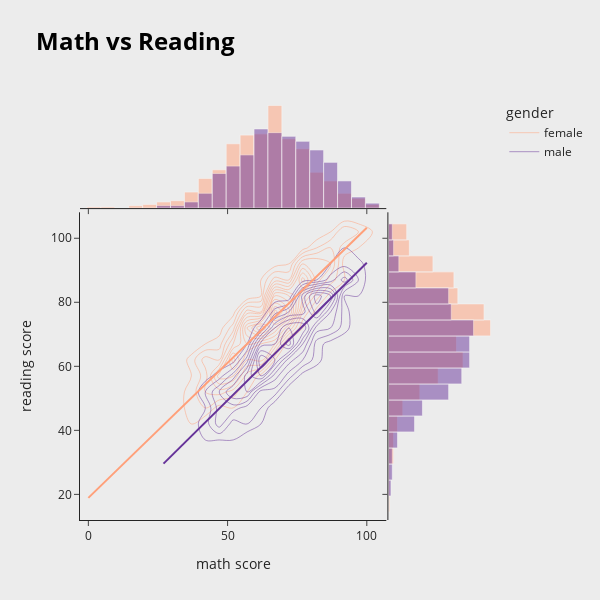
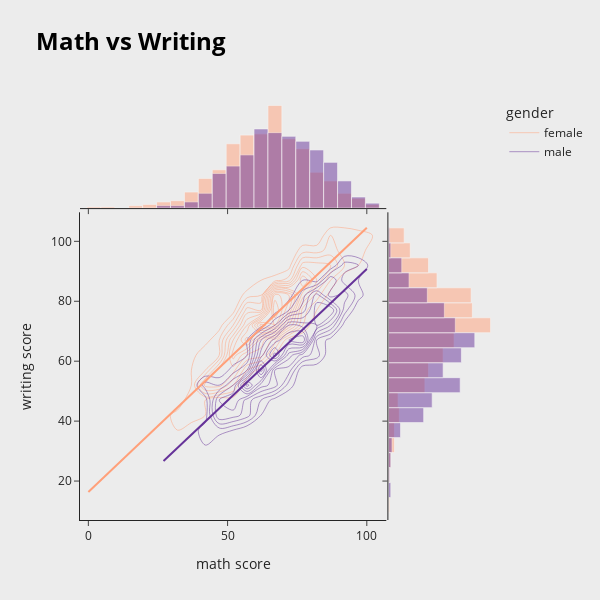
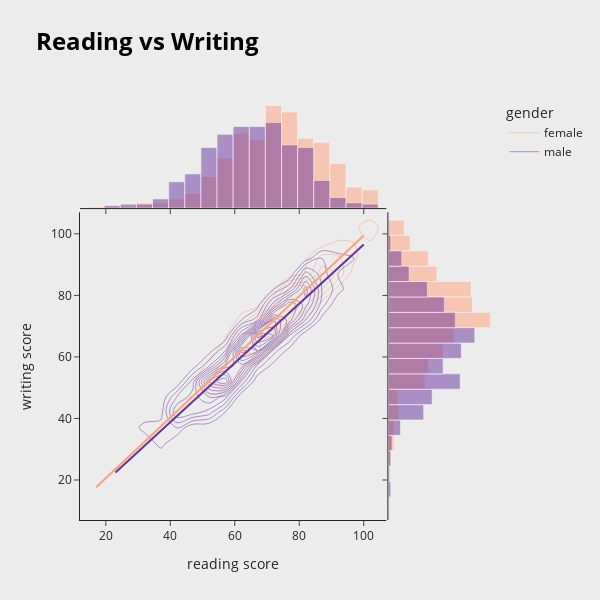

Source (notebook cell) for these figures, in order:
### Markdown cell above
#### Let's see Are test score correlated/related with one another?

### Code cell
templates  = ["plotly", "plotly_white", "plotly_dark", "ggplot2", "seaborn", "simple_white", "none"]

fig = px.density_contour(df, x="math score", y="reading score", color="gender",trendline="ols",
                 marginal_x="histogram", marginal_y="histogram",
                 #hover_data=['race/ethnicity'],
                         width=600,height=600,
                 title= '<b> Math vs Reading <b>',
                 template="simple_white",
                        color_discrete_map={ 
                    "male": "RebeccaPurple", "female": "lightsalmon"
                },
                        )
fig.layout.update(titlefont={'color': 'black', 'size': 24},
                  paper_bgcolor='#ececec',
                  plot_bgcolor='#ececec',
                 )
fig.show()

#######


fig =px.density_contour(df, x="math score", y="writing score", color="gender",trendline="ols",
                 marginal_x="histogram", marginal_y="histogram",
                 #hover_data=['race/ethnicity'],
                        width=600,height=600,
                 title= '<b> Math vs Writing <b>',
                 template="simple_white",
                       color_discrete_map={ 
                    "male": "RebeccaPurple", "female": "lightsalmon"
                },
                       )
fig.layout.update(titlefont={'color': 'black', 'size': 24},
                  paper_bgcolor='#ececec',
                  plot_bgcolor='#ececec',
                 )
fig.show()

######

fig = px.density_contour(df, x="reading score", y="writing score", color="gender", trendline="ols",
                         marginal_x="histogram", marginal_y="histogram",
                         #hover_data=['race/ethnicity'],
                         width=600, height=600,
                         title='<b> Reading vs Writing <b>',
                         template="simple_white",
                               color_discrete_map={
                                   "male": "RebeccaPurple", "female": "lightsalmon"
                               },
                         )
fig.layout.update(titlefont={'color': 'black', 'size': 24},
                  paper_bgcolor='#ececec',
                  plot_bgcolor='#ececec',
                  )
fig.show()

### Figure 1 — Plotly figure (JSON) as saved in the notebook; plotly's stock layout.template omitted (floating-point values rounded to 4 significant figures; data arrays with more than 128 entries replaced by an {"elided": "..."} marker saying what was removed)
{"data": [{"contours": {"coloring": "none"}, "hovertemplate": "gender=female<br>math score=%{x}<br>reading score=%{y}<br>count=%{z}<extra></extra>", "legendgroup": "female", "line": {"color": "lightsalmon"}, "name": "female", "showlegend": true, "type": "histogram2dcontour", "x": {"elided": "518 int values"}, "xaxis": "x", "xbingroup": "x", "y": {"elided": "518 int values"}, "yaxis": "y", "ybingroup": "y"}, {"alignmentgroup": "True", "bingroup": "x", "hovertemplate": "gender=female<br>math score=%{x}<br>count=%{y}<extra></extra>", "legendgroup": "female", "marker": {"color": "lightsalmon"}, "name": "female", "offsetgroup": "female", "opacity": 0.5, "showlegend": false, "type": "histogram", "x": {"elided": "518 int values"}, "xaxis": "x3", "yaxis": "y3"}, {"alignmentgroup": "True", "bingroup": "y", "hovertemplate": "gender=female<br>reading score=%{y}<br>count=%{x}<extra></extra>", "legendgroup": "female", "marker": {"color": "lightsalmon"}, "name": "female", "offsetgroup": "female", "opacity": 0.5, "showlegend": false, "type": "histogram", "xaxis": "x2", "y": {"elided": "518 int values"}, "yaxis": "y2"}, {"hovertemplate": "<b>OLS trendline</b><br>reading score = 0.843915 * math score + 18.9071<br>R<sup>2</sup>=0.826743<br><br>gender=female<br>math score=%{x}<br>reading score=%{y} <b>(trend)</b><extra></extra>", "legendgroup": "female", "line": {"color": "lightsalmon"}, "mode": "lines", "name": "female", "showlegend": false, "type": "scatter", "x": {"elided": "518 int values"}, "xaxis": "x", "y": {"elided": "518 float values"}, "yaxis": "y"}, {"contours": {"coloring": "none"}, "hovertemplate": "gender=male<br>math score=%{x}<br>reading score=%{y}<br>count=%{z}<extra></extra>", "legendgroup": "male", "line": {"color": "RebeccaPurple"}, "name": "male", "showlegend": true, "type": "histogram2dcontour", "x": {"elided": "482 int values"}, "xaxis": "x", "xbingroup": "x", "y": {"elided": "482 int values"}, "yaxis": "y", "ybingroup": "y"}, {"alignmentgroup": "True", "bingroup": "x", "hovertemplate": "gender=male<br>math score=%{x}<br>count=%{y}<extra></extra>", "legendgroup": "male", "marker": {"color": "RebeccaPurple"}, "name": "male", "offsetgroup": "male", "opacity": 0.5, "showlegend": false, "type": "histogram", "x": {"elided": "482 int values"}, "xaxis": "x3", "yaxis": "y3"}, {"alignmentgroup": "True", "bingroup": "y", "hovertemplate": "gender=male<br>reading score=%{y}<br>count=%{x}<extra></extra>", "legendgroup": "male", "marker": {"color": "RebeccaPurple"}, "name": "male", "offsetgroup": "male", "opacity": 0.5, "showlegend": false, "type": "histogram", "xaxis": "x2", "y": {"elided": "482 int values"}, "yaxis": "y2"}, {"hovertemplate": "<b>OLS trendline</b><br>reading score = 0.859309 * math score + 6.41423<br>R<sup>2</sup>=0.784091<br><br>gender=male<br>math score=%{x}<br>reading score=%{y} <b>(trend)</b><extra></extra>", "legendgroup": "male", "line": {"color": "RebeccaPurple"}, "mode": "lines", "name": "male", "showlegend": false, "type": "scatter", "x": {"elided": "482 int values"}, "xaxis": "x", "y": {"elided": "482 float values"}, "yaxis": "y"}], "layout": {"barmode": "overlay", "height": 600, "legend": {"title": {"text": "gender"}, "tracegroupgap": 0}, "paper_bgcolor": "#ececec", "plot_bgcolor": "#ececec", "title": {"font": {"color": "black", "size": 24}, "text": "<b> Math vs Reading <b>"}, "width": 600, "xaxis": {"anchor": "y", "domain": [0, 0.7363], "title": {"text": "math score"}}, "xaxis2": {"anchor": "y2", "domain": [0.7413, 1], "matches": "x2", "showline": false, "showticklabels": false, "ticks": ""}, "xaxis3": {"anchor": "y3", "domain": [0, 0.7363], "matches": "x", "showticklabels": false}, "xaxis4": {"anchor": "y4", "domain": [0.7413, 1], "matches": "x2", "showline": false, "showticklabels": false, "ticks": ""}, "yaxis": {"anchor": "x", "domain": [0, 0.7326], "title": {"text": "reading score"}}, "yaxis2": {"anchor": "x2", "domain": [0, 0.7326], "matches": "y", "showticklabels": false}, "yaxis3": {"anchor": "x3", "domain": [0.7426, 1], "matches": "y3", "showline": false, "showticklabels": false, "ticks": ""}, "yaxis4": {"anchor": "x4", "domain": [0.7426, 1], "matches": "y3", "showline": false, "showticklabels": false, "ticks": ""}}}

### Figure 2 — Plotly figure (JSON) as saved in the notebook; plotly's stock layout.template omitted (floating-point values rounded to 4 significant figures; data arrays with more than 128 entries replaced by an {"elided": "..."} marker saying what was removed)
{"data": [{"contours": {"coloring": "none"}, "hovertemplate": "gender=female<br>math score=%{x}<br>writing score=%{y}<br>count=%{z}<extra></extra>", "legendgroup": "female", "line": {"color": "lightsalmon"}, "name": "female", "showlegend": true, "type": "histogram2dcontour", "x": {"elided": "518 int values"}, "xaxis": "x", "xbingroup": "x", "y": {"elided": "518 int values"}, "yaxis": "y", "ybingroup": "y"}, {"alignmentgroup": "True", "bingroup": "x", "hovertemplate": "gender=female<br>math score=%{x}<br>count=%{y}<extra></extra>", "legendgroup": "female", "marker": {"color": "lightsalmon"}, "name": "female", "offsetgroup": "female", "opacity": 0.5, "showlegend": false, "type": "histogram", "x": {"elided": "518 int values"}, "xaxis": "x3", "yaxis": "y3"}, {"alignmentgroup": "True", "bingroup": "y", "hovertemplate": "gender=female<br>writing score=%{y}<br>count=%{x}<extra></extra>", "legendgroup": "female", "marker": {"color": "lightsalmon"}, "name": "female", "offsetgroup": "female", "opacity": 0.5, "showlegend": false, "type": "histogram", "xaxis": "x2", "y": {"elided": "518 int values"}, "yaxis": "y2"}, {"hovertemplate": "<b>OLS trendline</b><br>writing score = 0.882298 * math score + 16.3237<br>R<sup>2</sup>=0.847742<br><br>gender=female<br>math score=%{x}<br>writing score=%{y} <b>(trend)</b><extra></extra>", "legendgroup": "female", "line": {"color": "lightsalmon"}, "mode": "lines", "name": "female", "showlegend": false, "type": "scatter", "x": {"elided": "518 int values"}, "xaxis": "x", "y": {"elided": "518 float values"}, "yaxis": "y"}, {"contours": {"coloring": "none"}, "hovertemplate": "gender=male<br>math score=%{x}<br>writing score=%{y}<br>count=%{z}<extra></extra>", "legendgroup": "male", "line": {"color": "RebeccaPurple"}, "name": "male", "showlegend": true, "type": "histogram2dcontour", "x": {"elided": "482 int values"}, "xaxis": "x", "xbingroup": "x", "y": {"elided": "482 int values"}, "yaxis": "y", "ybingroup": "y"}, {"alignmentgroup": "True", "bingroup": "x", "hovertemplate": "gender=male<br>math score=%{x}<br>count=%{y}<extra></extra>", "legendgroup": "male", "marker": {"color": "RebeccaPurple"}, "name": "male", "offsetgroup": "male", "opacity": 0.5, "showlegend": false, "type": "histogram", "x": {"elided": "482 int values"}, "xaxis": "x3", "yaxis": "y3"}, {"alignmentgroup": "True", "bingroup": "y", "hovertemplate": "gender=male<br>writing score=%{y}<br>count=%{x}<extra></extra>", "legendgroup": "male", "marker": {"color": "RebeccaPurple"}, "name": "male", "offsetgroup": "male", "opacity": 0.5, "showlegend": false, "type": "histogram", "xaxis": "x2", "y": {"elided": "482 int values"}, "yaxis": "y2"}, {"hovertemplate": "<b>OLS trendline</b><br>writing score = 0.876909 * math score + 3.04278<br>R<sup>2</sup>=0.795616<br><br>gender=male<br>math score=%{x}<br>writing score=%{y} <b>(trend)</b><extra></extra>", "legendgroup": "male", "line": {"color": "RebeccaPurple"}, "mode": "lines", "name": "male", "showlegend": false, "type": "scatter", "x": {"elided": "482 int values"}, "xaxis": "x", "y": {"elided": "482 float values"}, "yaxis": "y"}], "layout": {"barmode": "overlay", "height": 600, "legend": {"title": {"text": "gender"}, "tracegroupgap": 0}, "paper_bgcolor": "#ececec", "plot_bgcolor": "#ececec", "title": {"font": {"color": "black", "size": 24}, "text": "<b> Math vs Writing <b>"}, "width": 600, "xaxis": {"anchor": "y", "domain": [0, 0.7363], "title": {"text": "math score"}}, "xaxis2": {"anchor": "y2", "domain": [0.7413, 1], "matches": "x2", "showline": false, "showticklabels": false, "ticks": ""}, "xaxis3": {"anchor": "y3", "domain": [0, 0.7363], "matches": "x", "showticklabels": false}, "xaxis4": {"anchor": "y4", "domain": [0.7413, 1], "matches": "x2", "showline": false, "showticklabels": false, "ticks": ""}, "yaxis": {"anchor": "x", "domain": [0, 0.7326], "title": {"text": "writing score"}}, "yaxis2": {"anchor": "x2", "domain": [0, 0.7326], "matches": "y", "showticklabels": false}, "yaxis3": {"anchor": "x3", "domain": [0.7426, 1], "matches": "y3", "showline": false, "showticklabels": false, "ticks": ""}, "yaxis4": {"anchor": "x4", "domain": [0.7426, 1], "matches": "y3", "showline": false, "showticklabels": false, "ticks": ""}}}

### Figure 3 — Plotly figure (JSON) as saved in the notebook; plotly's stock layout.template omitted (floating-point values rounded to 4 significant figures; data arrays with more than 128 entries replaced by an {"elided": "..."} marker saying what was removed)
{"data": [{"contours": {"coloring": "none"}, "hovertemplate": "gender=female<br>reading score=%{x}<br>writing score=%{y}<br>count=%{z}<extra></extra>", "legendgroup": "female", "line": {"color": "lightsalmon"}, "name": "female", "showlegend": true, "type": "histogram2dcontour", "x": {"elided": "518 int values"}, "xaxis": "x", "xbingroup": "x", "y": {"elided": "518 int values"}, "yaxis": "y", "ybingroup": "y"}, {"alignmentgroup": "True", "bingroup": "x", "hovertemplate": "gender=female<br>reading score=%{x}<br>count=%{y}<extra></extra>", "legendgroup": "female", "marker": {"color": "lightsalmon"}, "name": "female", "offsetgroup": "female", "opacity": 0.5, "showlegend": false, "type": "histogram", "x": {"elided": "518 int values"}, "xaxis": "x3", "yaxis": "y3"}, {"alignmentgroup": "True", "bingroup": "y", "hovertemplate": "gender=female<br>writing score=%{y}<br>count=%{x}<extra></extra>", "legendgroup": "female", "marker": {"color": "lightsalmon"}, "name": "female", "offsetgroup": "female", "opacity": 0.5, "showlegend": false, "type": "histogram", "xaxis": "x2", "y": {"elided": "518 int values"}, "yaxis": "y2"}, {"hovertemplate": "<b>OLS trendline</b><br>writing score = 0.985707 * reading score + 0.896828<br>R<sup>2</sup>=0.911500<br><br>gender=female<br>reading score=%{x}<br>writing score=%{y} <b>(trend)</b><extra></extra>", "legendgroup": "female", "line": {"color": "lightsalmon"}, "mode": "lines", "name": "female", "showlegend": false, "type": "scatter", "x": {"elided": "518 int values"}, "xaxis": "x", "y": {"elided": "518 float values"}, "yaxis": "y"}, {"contours": {"coloring": "none"}, "hovertemplate": "gender=male<br>reading score=%{x}<br>writing score=%{y}<br>count=%{z}<extra></extra>", "legendgroup": "male", "line": {"color": "RebeccaPurple"}, "name": "male", "showlegend": true, "type": "histogram2dcontour", "x": {"elided": "482 int values"}, "xaxis": "x", "xbingroup": "x", "y": {"elided": "482 int values"}, "yaxis": "y", "ybingroup": "y"}, {"alignmentgroup": "True", "bingroup": "x", "hovertemplate": "gender=male<br>reading score=%{x}<br>count=%{y}<extra></extra>", "legendgroup": "male", "marker": {"color": "RebeccaPurple"}, "name": "male", "offsetgroup": "male", "opacity": 0.5, "showlegend": false, "type": "histogram", "x": {"elided": "482 int values"}, "xaxis": "x3", "yaxis": "y3"}, {"alignmentgroup": "True", "bingroup": "y", "hovertemplate": "gender=male<br>writing score=%{y}<br>count=%{x}<extra></extra>", "legendgroup": "male", "marker": {"color": "RebeccaPurple"}, "name": "male", "offsetgroup": "male", "opacity": 0.5, "showlegend": false, "type": "histogram", "xaxis": "x2", "y": {"elided": "482 int values"}, "yaxis": "y2"}, {"hovertemplate": "<b>OLS trendline</b><br>writing score = 0.963045 * reading score + 0.257716<br>R<sup>2</sup>=0.903691<br><br>gender=male<br>reading score=%{x}<br>writing score=%{y} <b>(trend)</b><extra></extra>", "legendgroup": "male", "line": {"color": "RebeccaPurple"}, "mode": "lines", "name": "male", "showlegend": false, "type": "scatter", "x": {"elided": "482 int values"}, "xaxis": "x", "y": {"elided": "482 float values"}, "yaxis": "y"}], "layout": {"barmode": "overlay", "height": 600, "legend": {"title": {"text": "gender"}, "tracegroupgap": 0}, "paper_bgcolor": "#ececec", "plot_bgcolor": "#ececec", "title": {"font": {"color": "black", "size": 24}, "text": "<b> Reading vs Writing <b>"}, "width": 600, "xaxis": {"anchor": "y", "domain": [0, 0.7363], "title": {"text": "reading score"}}, "xaxis2": {"anchor": "y2", "domain": [0.7413, 1], "matches": "x2", "showline": false, "showticklabels": false, "ticks": ""}, "xaxis3": {"anchor": "y3", "domain": [0, 0.7363], "matches": "x", "showticklabels": false}, "xaxis4": {"anchor": "y4", "domain": [0.7413, 1], "matches": "x2", "showline": false, "showticklabels": false, "ticks": ""}, "yaxis": {"anchor": "x", "domain": [0, 0.7326], "title": {"text": "writing score"}}, "yaxis2": {"anchor": "x2", "domain": [0, 0.7326], "matches": "y", "showticklabels": false}, "yaxis3": {"anchor": "x3", "domain": [0.7426, 1], "matches": "y3", "showline": false, "showticklabels": false, "ticks": ""}, "yaxis4": {"anchor": "x4", "domain": [0.7426, 1], "matches": "y3", "showline": false, "showticklabels": false, "ticks": ""}}}
